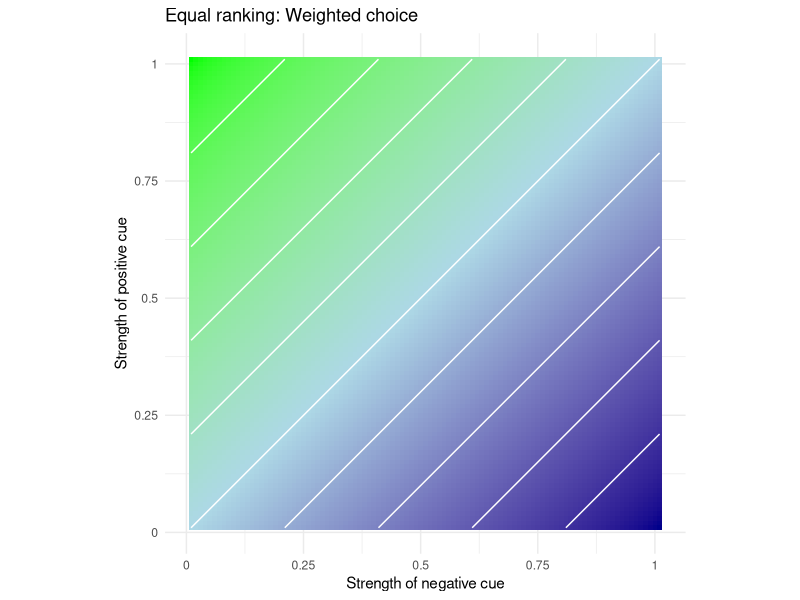
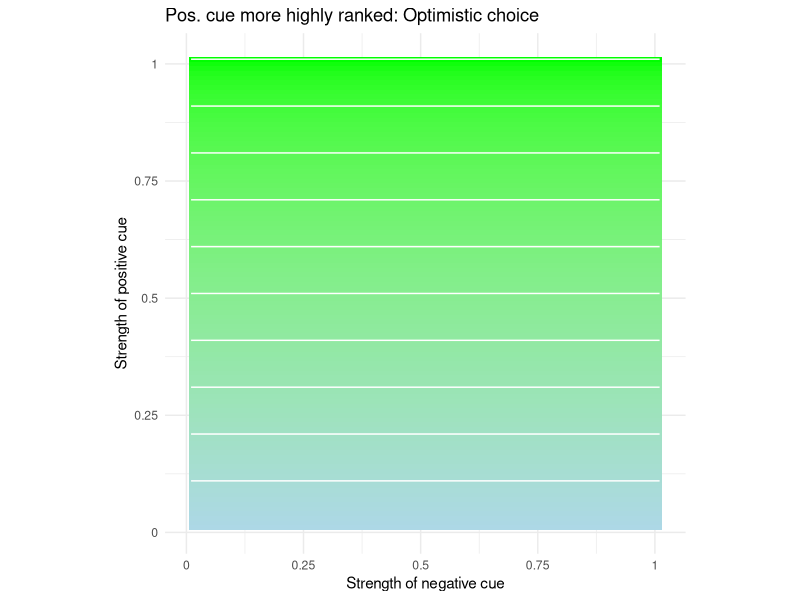
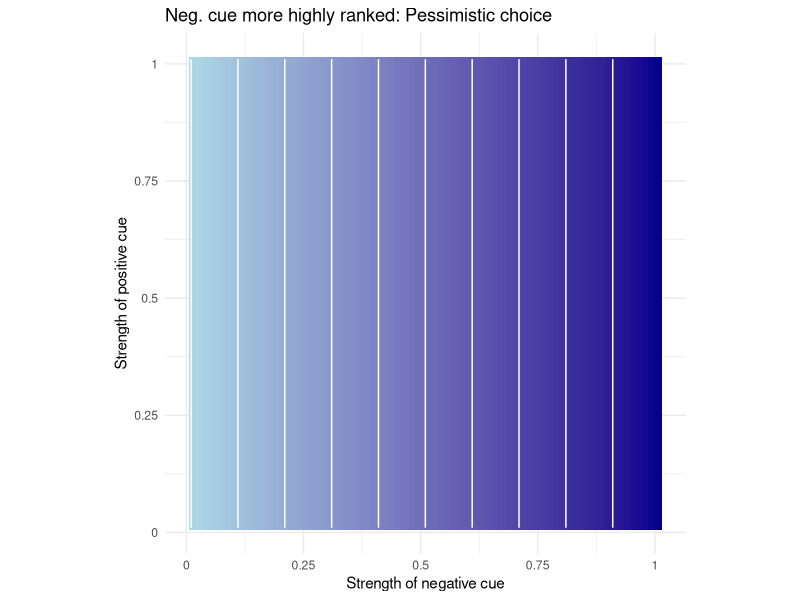
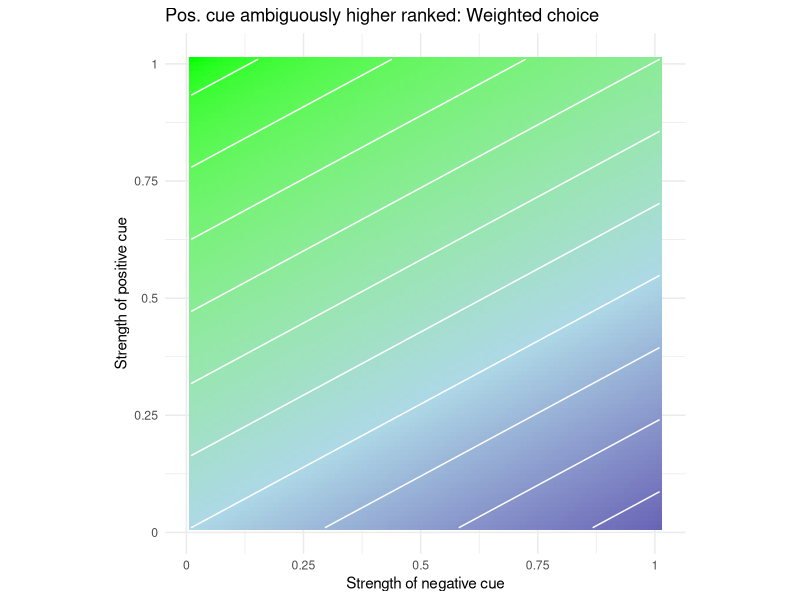
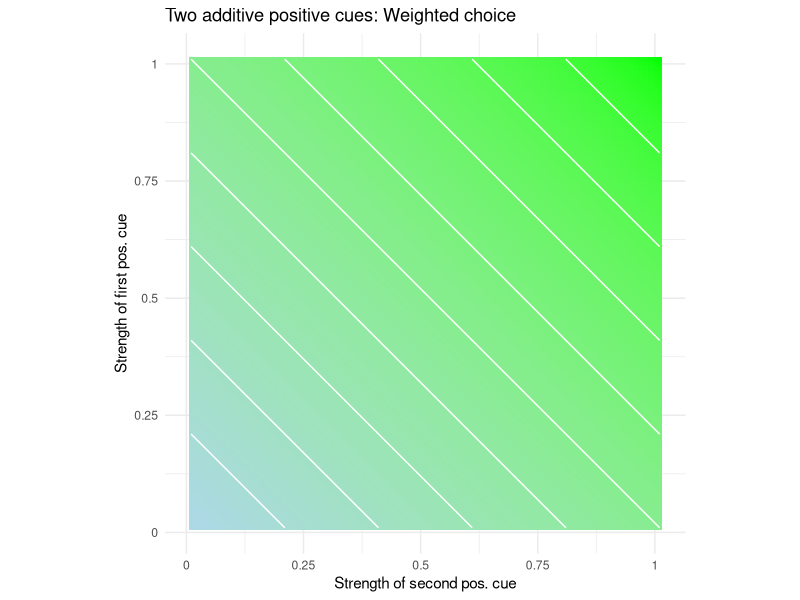
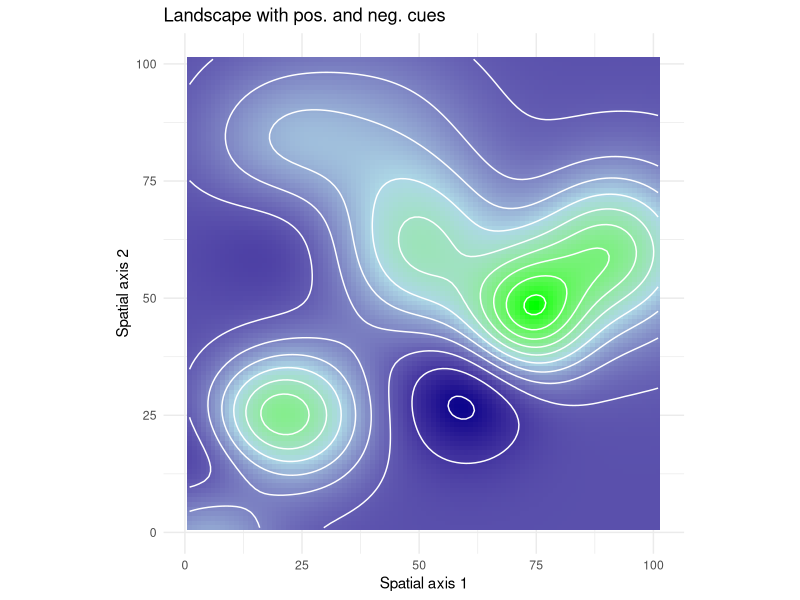
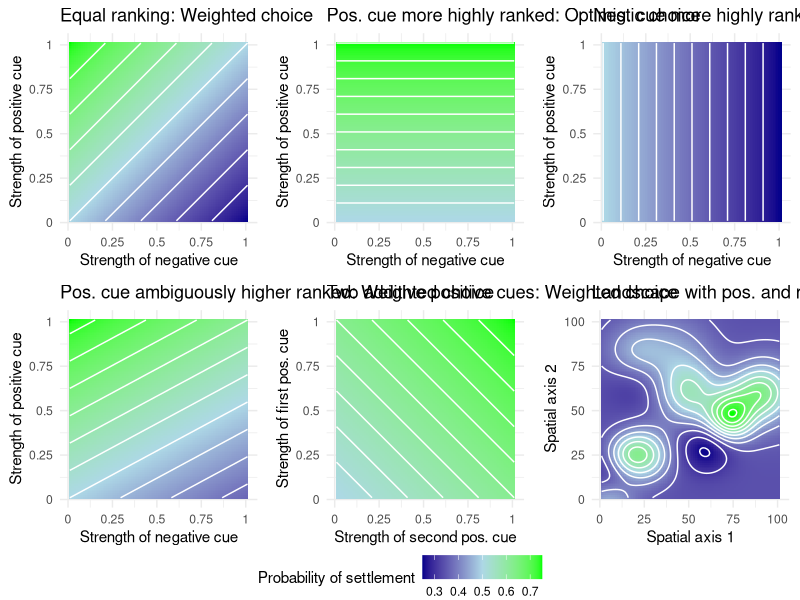

Write R code to recreate these figures, in order.
## ---- chunk 1
knitr::opts_chunk$set(echo = TRUE)
## ---- chunk 2
#nc # Concentration of negative cue
#pc # Concentration of positive cue


library(ggplot2)

# Figure A: additive model

# Define a vector with all possible values of the positive cue (from 0 to 100)
pc = seq(from = 0, to = 1, by = 0.01)
# Define a function (linear, exponential, etc.) for the positive cue
func1 <- function(x) {
  x
}
pc=sapply(pc, func1)
pc

# Define a vector with all possible values of the negative cue (from 0 to 100)
nc = seq(from = 0, to = 1, by = 0.01)
# Define a function (linear, exponential, etc.) for the positive cue
func1 <- function(x) {
  x
}
pc=sapply(nc, func1)

# Generate a matrix with all possible combinations of positive and negative cue values
L = matrix(nrow = length(pc), ncol = length(nc))

r1 = 0.5
r2 = 0.5
t1 = 1
t2 = -1

# Run the model
for (i in 1:length(pc)) {
  for (j in 1:length(nc)) {
        L[i,j] = (1+pc[i]*r1*t1+nc[j]*r2*t2)/2
  }
}

# Change the format of the result matrix for printing
df <- reshape2::melt(L)

# Print the model result
figureA = ggplot(df, aes(x = Var2, y = Var1, fill = value)) +
  geom_tile() +
  scale_fill_gradient2(low = "darkblue", mid = "lightblue", high = "green", midpoint=0.5) +
  labs(x = "Strength of negative cue", y = "Strength of positive cue", fill="Probability of settlement") +
  scale_x_continuous(labels = function(x) x / 100) +
  scale_y_continuous(labels = function(y) y / 100) +
  coord_fixed() +
  geom_contour(aes(z=value), colour = "white") +
  ggtitle("Equal ranking: Weighted choice") +
  theme_minimal() +
  theme(legend.position="none")

figureA

figure1 = ggplot(df, aes(x = Var2, y = Var1, fill = value)) +
  geom_tile() +
  scale_fill_gradient2(low = "darkblue", mid = "lightblue", high = "green", midpoint=0.5) +
  labs(x = "Strength of negative cue", y = "Strength of positive cue", fill="Probability of settlement") +
  scale_x_continuous(labels = function(x) x / 100) +
  scale_y_continuous(labels = function(y) y / 100) +
  coord_fixed() +
  geom_contour(aes(z=value), colour = "white") +
  ggtitle("Equal ranking: Weighted choice") +
  theme_minimal() +
  theme(legend.position="top")
## ---- chunk 3
#nc # Concentration of negative cue
#pc # Concentration of positive cue


library(ggplot2)

# Figure A: optimistic choice

# Define a vector with all possible values of the positive cue (from 0 to 100)
pc = seq(from = 0, to = 1, by = 0.01)
# Define a function (linear, exponential, etc.) for the positive cue
func1 <- function(x) {
  x
}
pc=sapply(pc, func1)
pc

# Define a vector with all possible values of the negative cue (from 0 to 100)
nc = seq(from = 0, to = 1, by = 0.01)
# Define a function (linear, exponential, etc.) for the positive cue
func1 <- function(x) {
  x
}
pc=sapply(nc, func1)

# Generate a matrix with all possible combinations of positive and negative cue values
L = matrix(nrow = length(pc), ncol = length(nc))

r1 = 1
r2 = 0
t1 = 1
t2 = -1

# Run the model
for (i in 1:length(pc)) {
  for (j in 1:length(nc)) {
        L[i,j] = (1+pc[i]*r1*t1+nc[j]*r2*t2)/2
  }
}

# Change the format of the result matrix for printing
df <- reshape2::melt(L)

# Print the model result
figureB = ggplot(df, aes(x = Var2, y = Var1, fill = value)) +
  geom_tile() +
  scale_fill_gradient2(low = "darkblue", mid = "lightblue", high = "green", midpoint=0.5) +
  labs(x = "Strength of negative cue", y = "Strength of positive cue", fill="Probability of settlement") +
  scale_x_continuous(labels = function(x) x / 100) +
  scale_y_continuous(labels = function(y) y / 100) +
  coord_fixed() +
  geom_contour(aes(z=value), colour = "white") +
  ggtitle("Pos. cue more highly ranked: Optimistic choice") +
  theme_minimal() +
  theme(legend.position="none")

figureB
## ---- chunk 4
#nc # Concentration of negative cue
#pc # Concentration of positive cue


library(ggplot2)

# Figure C: pessimistic model

# Define a vector with all possible values of the positive cue (from 0 to 100)
pc = seq(from = 0, to = 1, by = 0.01)
# Define a function (linear, exponential, etc.) for the positive cue
func1 <- function(x) {
  x
}
pc=sapply(pc, func1)
pc

# Define a vector with all possible values of the negative cue (from 0 to 100)
nc = seq(from = 0, to = 1, by = 0.01)
# Define a function (linear, exponential, etc.) for the positive cue
func1 <- function(x) {
  x
}
pc=sapply(nc, func1)

# Generate a matrix with all possible combinations of positive and negative cue values
L = matrix(nrow = length(pc), ncol = length(nc))

r1 = 0
r2 = 1
t1 = 1
t2 = -1

# Run the model
for (i in 1:length(pc)) {
  for (j in 1:length(nc)) {
        L[i,j] = (1+pc[i]*r1*t1+nc[j]*r2*t2)/2
  }
}

# Change the format of the result matrix for printing
df <- reshape2::melt(L)

# Print the model result
figureC = ggplot(df, aes(x = Var2, y = Var1, fill = value)) +
  geom_tile() +
  scale_fill_gradient2(low = "darkblue", mid = "lightblue", high = "green", midpoint=0.5) +
  labs(x = "Strength of negative cue", y = "Strength of positive cue", fill="Probability of settlement") +
  scale_x_continuous(labels = function(x) x / 100) +
  scale_y_continuous(labels = function(y) y / 100) +
  coord_fixed() +
  geom_contour(aes(z=value), colour = "white") +
  ggtitle("Neg. cue more highly ranked: Pessimistic choice") +
  theme_minimal() +
  theme(legend.position="none")

figureC
## ---- chunk 5
#nc # Concentration of negative cue
#pc # Concentration of positive cue


library(ggplot2)

# Figure D: positive and negative cues

# Define a vector with all possible values of the positive cue (from 0 to 100)
pc = seq(from = 0, to = 1, by = 0.01)
# Define a function (linear, exponential, etc.) for the positive cue
func1 <- function(x) {
  x
}
pc=sapply(pc, func1)
pc

# Define a vector with all possible values of the negative cue (from 0 to 100)
nc = seq(from = 0, to = 1, by = 0.01)
# Define a function (linear, exponential, etc.) for the positive cue
func1 <- function(x) {
  x
}
pc=sapply(nc, func1)

# Generate a matrix with all possible combinations of positive and negative cue values
L = matrix(nrow = length(pc), ncol = length(nc))

r1 = 0.65
r2 = 0.35
t1 = 1
t2 = -1

# Run the model
for (i in 1:length(pc)) {
  for (j in 1:length(nc)) {
        L[i,j] = (1+pc[i]*r1*t1+nc[j]*r2*t2)/2
  }
}

# Change the format of the result matrix for printing
df <- reshape2::melt(L)

# Print the model result
figureD = ggplot(df, aes(x = Var2, y = Var1, fill = value)) +
  geom_tile() +
  scale_fill_gradient2(low = "darkblue", mid = "lightblue", high = "green", midpoint=0.5) +
  labs(x = "Strength of negative cue", y = "Strength of positive cue", fill="Probability of settlement") +
  scale_x_continuous(labels = function(x) x / 100) +
  scale_y_continuous(labels = function(y) y / 100) +
  coord_fixed() +
  geom_contour(aes(z=value), colour = "white") +
  ggtitle("Pos. cue ambiguously higher ranked: Weighted choice") +
  theme_minimal() +
  theme(legend.position="none")

figureD
## ---- chunk 6
#nc # Concentration of negative cue
#pc # Concentration of positive cue


library(ggplot2)

# Figure E: two positive cues

# Define a vector with all possible values of the positive cue (from 0 to 100)
pc = seq(from = 0, to = 1, by = 0.01)
# Define a function (linear, exponential, etc.) for the positive cue
func1 <- function(x) {
  x
}
pc=sapply(pc, func1)
pc

# Define a vector with all possible values of the negative cue (from 0 to 100)
nc = seq(from = 0, to = 1, by = 0.01)
# Define a function (linear, exponential, etc.) for the positive cue
func1 <- function(x) {
  x
}
pc=sapply(nc, func1)

# Generate a matrix with all possible combinations of positive and negative cue values
L = matrix(nrow = length(pc), ncol = length(nc))

r1 = 0.5
r2 = 0.5
t1 = 1
t2 = 1

# Run the model
for (i in 1:length(pc)) {
  for (j in 1:length(nc)) {
        L[i,j] = (1+pc[i]*r1*t1+nc[j]*r2*t2)/2
  }
}

# Change the format of the result matrix for printing
df <- reshape2::melt(L)

# Print the model result
figureE = ggplot(df, aes(x = Var2, y = Var1, fill = value)) +
  geom_tile() +
  scale_fill_gradient2(low = "darkblue", mid = "lightblue", high = "green", midpoint=0.5) +
  labs(x = "Strength of second pos. cue", y = "Strength of first pos. cue", fill="Probability of settlement") +
  scale_x_continuous(labels = function(x) x / 100) +
  scale_y_continuous(labels = function(y) y / 100) +
  coord_fixed() +
  geom_contour(aes(z=value), colour = "white") +
  ggtitle("Two additive positive cues: Weighted choice") +
  theme_minimal() +
  theme(legend.position="none")

figureE
## ---- chunk 7
matrix_size <- 101
data_matrix <- matrix(0, nrow = matrix_size, ncol = matrix_size)

gaussian_peak <- function(x, y, x_peak, y_peak, amplitude, std_dev) {
  exp_val <- -((x - x_peak)^2 + (y - y_peak)^2) / (2 * std_dev^2)
  amplitude * exp(exp_val)
}

peak_params <- data.frame(
  x_peak = c(10, 55, 70, 75, 30),
  y_peak = c(5, 65, 20, 35, 60),
  amplitude = c(0.8, 0.6, 0.7, 0.5, 0.9),
  std_dev = c(10, 8, 12, 15, 10)
)

for (x in 1:matrix_size) {
  for (y in 1:matrix_size) {
    for (i in 1:nrow(peak_params)) {
      data_matrix[x, y] <- data_matrix[x, y] + gaussian_peak(x, y,
                                                             peak_params$x_peak[i],
                                                             peak_params$y_peak[i],
                                                             peak_params$amplitude[i],
                                                             peak_params$std_dev[i])
    }
  }
}

c1 <- (data_matrix - min(data_matrix)) / (max(data_matrix) - min(data_matrix))


matrix_size <- 101
data_matrix <- matrix(0, nrow = matrix_size, ncol = matrix_size)

gaussian_peak <- function(x, y, x_peak, y_peak, amplitude, std_dev) {
  exp_val <- -((x - x_peak)^2 + (y - y_peak)^2) / (2 * std_dev^2)
  amplitude * exp(exp_val)
}

peak_params <- data.frame(
  x_peak = c(0, 25, 80, 60, 60),
  y_peak = c(5, 15, 20, 95, 90),
  amplitude = c(0.8, 0.6, 0.7, 0.5, 0.9),
  std_dev = c(10, 8, 12, 15, 10)
)

for (x in 1:matrix_size) {
  for (y in 1:matrix_size) {
    for (i in 1:nrow(peak_params)) {
      data_matrix[x, y] <- data_matrix[x, y] + gaussian_peak(x, y,
                                                             peak_params$x_peak[i],
                                                             peak_params$y_peak[i],
                                                             peak_params$amplitude[i],
                                                             peak_params$std_dev[i])
    }
  }
}

c2 <- (data_matrix - min(data_matrix)) / (max(data_matrix) - min(data_matrix))


matrix_size <- 101
data_matrix <- matrix(0, nrow = matrix_size, ncol = matrix_size)

gaussian_peak <- function(x, y, x_peak, y_peak, amplitude, std_dev) {
  exp_val <- -((x - x_peak)^2 + (y - y_peak)^2) / (2 * std_dev^2)
  amplitude * exp(exp_val)
}

peak_params <- data.frame(
  x_peak = c(25, 45, 60, 80, 50),
  y_peak = c(25, 75, 50, 40, 70),
  amplitude = c(0.8, 0.6, 0.7, 0.5, 0.9),
  std_dev = c(10, 8, 12, 15, 10)
)

for (x in 1:matrix_size) {
  for (y in 1:matrix_size) {
    for (i in 1:nrow(peak_params)) {
      data_matrix[x, y] <- data_matrix[x, y] + gaussian_peak(x, y,
                                                             peak_params$x_peak[i],
                                                             peak_params$y_peak[i],
                                                             peak_params$amplitude[i],
                                                             peak_params$std_dev[i])
    }
  }
}

c3 <- (data_matrix - min(data_matrix)) / (max(data_matrix) - min(data_matrix))








#nc # Concentration of negative cue
#pc # Concentration of positive cue


library(ggplot2)

# Figure F: complex landscape

# Define a vector with all possible values of the positive cue (from 0 to 100)
pc = seq(from = 0, to = 1, by = 0.01)
# Define a function (linear, exponential, etc.) for the positive cue
func1 <- function(x) {
  x
}
pc=sapply(pc, func1)
pc

# Define a vector with all possible values of the negative cue (from 0 to 100)
nc = seq(from = 0, to = 1, by = 0.01)
# Define a function (linear, exponential, etc.) for the positive cue
func1 <- function(x) {
  x
}
pc=sapply(nc, func1)

# Generate a matrix with all possible combinations of positive and negative cue values
L = matrix(nrow = length(pc), ncol = length(nc))

c1 = 1-c1
c2 = 1-c2

r1 = 0.15
r2 = 0.35
r3 = 0.5
t1 = 1
t2 = -1
t3 = 1

# Run the model
for (i in 1:length(pc)) {
  for (j in 1:length(nc)) {
        L[i,j] = 1/2+(c1[i,j]*r1*t1+c2[i,j]*r2*t2+c3[i,j]*r3*t3)/3
  }
}

# Change the format of the result matrix for printing
df <- reshape2::melt(L)

# Print the model result
figureF = ggplot(df, aes(x = Var2, y = Var1, fill = value)) +
  geom_tile() +
  scale_fill_gradient2(low = "darkblue", mid = "lightblue", high = "green", midpoint=0.5) +
  labs(x = "Spatial axis 1", y = "Spatial axis 2", fill="Probability of settlement") +
  coord_fixed() +
  geom_contour(aes(z=value), colour = "white") +
  ggtitle("Landscape with pos. and neg. cues") +
  theme_minimal() +
  theme(legend.position="none")

figureF
## ---- chunk 8
library(gridExtra)

get_legend<-function(myggplot){
  tmp <- ggplot_gtable(ggplot_build(myggplot))
  leg <- which(sapply(tmp$grobs, function(x) x$name) == "guide-box")
  legend <- tmp$grobs[[leg]]
  return(legend)
}
legend <- get_legend(figure1)

pdf("Figure7.pdf", width = 16, height = 13)
grid.arrange(figureA, figureB, figureC, figureD, figureE, figureF, legend, ncol=3, nrow=3,
             layout_matrix = rbind(c(1,2,3), c(4,5,6), c(7,7,7)),
             widths = c(4, 4, 4), heights = c(6, 6, 1))
dev.off()  
